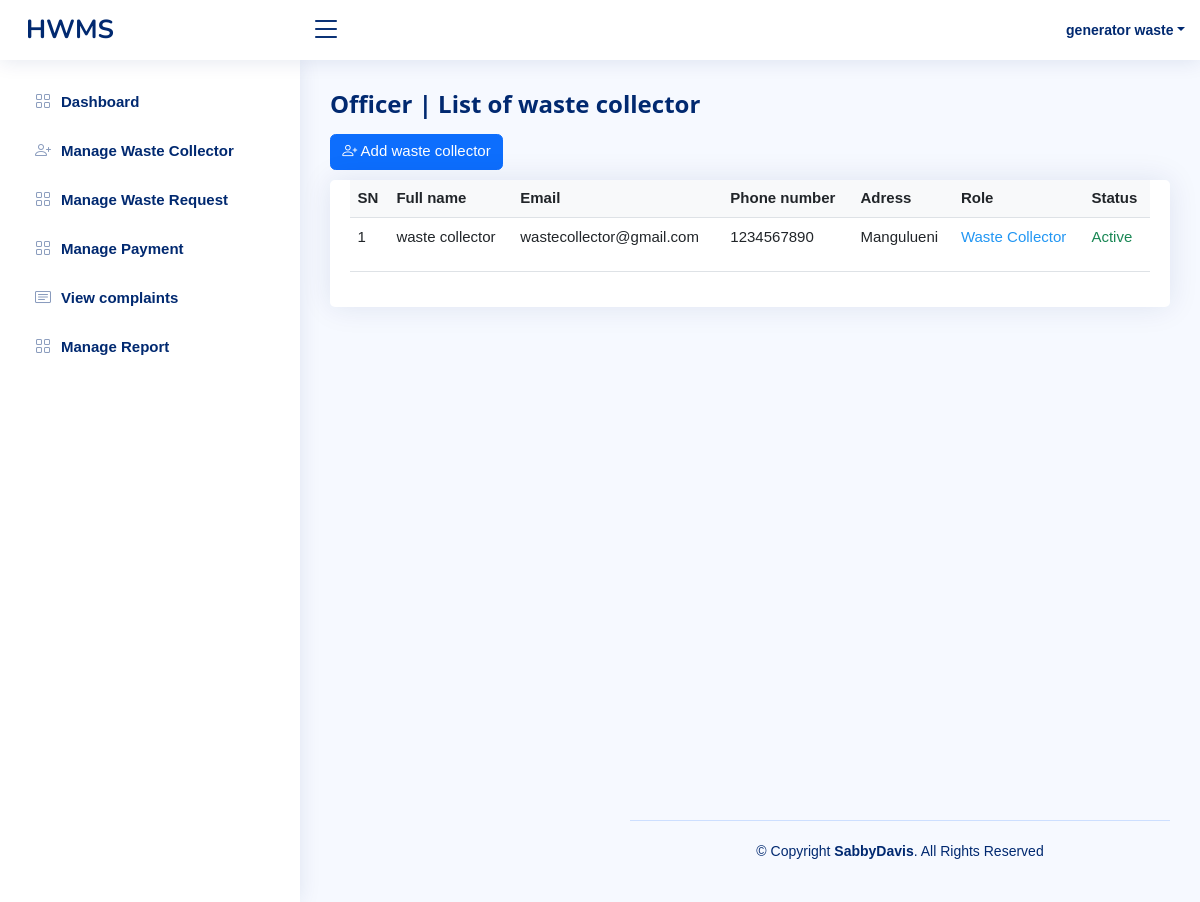
/officer/waste_collector.php (signed in), run on the app's committed database.
### tables this page shows
CREATE TABLE IF NOT EXISTS `users` (
  `user_id` int NOT NULL AUTO_INCREMENT,
  `fname` varchar(100) NOT NULL,
  `lname` varchar(100) NOT NULL,
  `email` varchar(100) NOT NULL,
  `password` varchar(255) NOT NULL DEFAULT '$2y$10$9nynCknZcZ/IgqjGDsIog.LIux8bWUsGW6ZMW5t.SkREPcNv5zlXi',
  `address_id` int NOT NULL,
  `contact` varchar(50) NOT NULL,
  `status` int NOT NULL DEFAULT '4',
  `role_id` int NOT NULL DEFAULT '1',
  PRIMARY KEY (`user_id`),
  KEY `role_id` (`role_id`),
  KEY `address_id` (`address_id`),
  KEY `status` (`status`)
);

CREATE TABLE IF NOT EXISTS `street` (
  `id` int NOT NULL AUTO_INCREMENT,
  `name` varchar(100) NOT NULL,
  `ward_id` int NOT NULL,
  PRIMARY KEY (`id`),
  KEY `ward_id` (`ward_id`)
);

### officer/waste_collector.php (the view, shortened to what this page needs)
<?php
require_once('../app/connection.php');
$user_id = $_SESSION['id'];
if (empty($user_id)) {
    header('location:../index.php');
} else {
    $query = "select * from users where user_id =$user_id ";
    $send = mysqli_query($con, $query);
    $rows = mysqli_fetch_assoc($send);
}
?>
<!DOCTYPE html>
<html lang="en">
<head>
    <link href="../assets/vendor/bootstrap/css/bootstrap.min.css" rel="stylesheet">
    <link href="../assets/vendor/bootstrap-icons/bootstrap-icons.css" rel="stylesheet">
    <link href="../assets/vendor/boxicons/css/boxicons.min.css" rel="stylesheet">
    <link href="../assets/vendor/quill/quill.snow.css" rel="stylesheet">
    <link href="../assets/vendor/quill/quill.bubble.css" rel="stylesheet">
    <link href="../assets/vendor/remixicon/remixicon.css" rel="stylesheet">
    <link href="../assets/vendor/simple-datatables/style.css" rel="stylesheet">
    <link href="../assets/css/style.css" rel="stylesheet">
    <link rel="stylesheet" href="../assets/css/w3.css">
</head>
<body>
    <header id="header" class="header fixed-top d-flex align-items-center">
        <div class="d-flex align-items-center justify-content-between">
            <a href="index.html" class="logo d-flex align-items-center">
                <span class="d-none d-lg-block">HWMS</span>
            </a>
            <i class="bi bi-list toggle-sidebar-btn"></i>
        </div>
        <nav class="header-nav ms-auto">
            <ul class="d-flex align-items-center">
                <li class="nav-item dropdown pe-3">
                    <a class="nav-link nav-profile d-flex align-items-center pe-0" href="#" data-bs-toggle="dropdown">
                        <span class="d-none d-md-block dropdown-toggle ps-2"> <?php echo $rows['lname'] . " " . $rows['fname']; ?></span>
                    </a>
                </li>
            </ul>
        </nav>
    </header>
    <aside id="sidebar" class="sidebar">
        <ul class="sidebar-nav" id="sidebar-nav">
            <li class="nav-item">
                <a class="nav-link collapsed" href="officerDashboard.php">
                    <i class="bi bi-grid"></i>
                    <span>Dashboard</span>
                </a>
            </li>
            <li class="nav-item">
                <a class="nav-link collapsed" href="waste_collector.php">
                    <i class="bi bi-person-plus"></i>
                    <span>Manage Waste Collector</span>
                </a>
            </li>
            <li class="nav-item">
                <a class="nav-link collapsed" href="waste_request.php">
                    <i class="bi bi-grid"></i>
                    <span>Manage Waste Request</span>
                </a>
            </li>
            <li class="nav-item">
                <a class="nav-link collapsed" href="waste_request.php">
                    <i class="bi bi-grid"></i>
                    <span>Manage Payment</span>
                </a>
            </li>
            <li class="nav-item">
                <a class="nav-link collapsed" href="complaints.php">
                    <i class="bi bi-card-text"></i>
                    <span>View complaints</span>
                </a>
            </li>
            <li class="nav-item">
                <a class="nav-link collapsed" href="status.php">
                    <i class="bi bi-grid"></i>
                    <span>Manage Report</span>
                </a>
            </li>
        </ul>
    </aside>
    <main id="main" class="main">
        <div class="pagetitle">
            <h1>Officer | List of waste collector </h1>
            <a href="./add_waste_collector.php">
                <button type="submit " class="btn btn-primary sm float-right bi bi-person-plus mt-3" href="status.php"> Add waste collector</button>
            </a>
        </div>
        <section class="section" style="height:80vh;">
            <div class="col-md-12">
                <div class="panel panel-primary filterable ">
                    <section class="section">
                        <div class="row">
                            <div class="col-lg-12">
                                <div class="card">
                                    <div class="card-body">
                                        <table class="table datatable table-responsive">
                                            <?php
                                            $select = "SELECT * FROM users where role_id =2 ";
                                            $result = mysqli_query($con, $select);
                                            if (mysqli_num_rows($result) > 0) {
                                            ?>
                                                <thead>
                                                    <tr class="bg-light text-dark">
                                                        <th class="">SN</th>
                                                        <th class=" col" colspan="2">Full name</th>
                                                        <th class="col">Email</th>
                                                        <th class="col">Phone number</th>
                                                        <th class="col">Adress</th>
                                                        <th class="col"> Role</th>
                                                        <th class="col"> Status</th>
                                                    </tr>
                                                </thead>
                                                <tbody>
                                                    <?php
                                                    $sn = 1;
                                                    while ($user = mysqli_fetch_assoc($result)) {
                                                        $fname = $user['fname'];
                                                        $lname = $user['lname'];
                                                        $email = $user['email'];
                                                        $contact = $user['contact'];
                                                        $address_id = $user['address_id'];
                                                        $select_street = "select * from street where id = $address_id";
                                                        $result_street = mysqli_query($con, $select_street);
                                                        if ($row = mysqli_num_rows($result_street)) {
                                                            while ($stname = mysqli_fetch_assoc($result_street)) {
                                                                $street_name = $stname['name'];
                                                            }
                                                        }
                                                    ?>
                                                        <tr id="<?php echo $user['user_id']; ?>" class="id" style="text-align: ;">
                                                            <td class="col"><?php echo $sn++; ?></td>
                                                            <td class="col" colspan="2"><?php echo $fname . " " . $lname ?> </td>
                                                            <td class="col"><?php echo $email ?></td>
                                                            <td class="col"><?php echo $contact ?></td>
                                                            <td class="col"><?php echo $street_name; ?></td>
                                                            <td class="col">
                                                                <?php
                                                                if ($user['role_id'] == 1) {
                                                                ?>
                                                                    <span class="w3-text-gray">Waste Generator</span>
                                                                <?php
                                                                } elseif ($user['role_id'] == 2) {
                                                                ?>
                                                                    <span class="w3-text-blue">Waste Collector</span>
                                                                <?php
                                                                } elseif ($user['role_id'] == 3) {
                                                                ?>
                                                                    <span class="w3-text-green">Officer</span>
                                                                <?php
                                                                } elseif ($user['role_id'] == 4) {
                                                                ?>
                                                                    <span class="w3-text-green">Admin</span>
                                                                <?php
                                                                }
                                                                ?>
                                                            </td>
                                                            <td class="col">
                                                                <?php
                                                                if ($user['status'] == 4) { ?>
                                                                    <p class='w3-text text-success'>Active</p>
                                                                <?php } else { ?>
                                                                    <p class='w3-text w3-text-red'>In Active</p>
                                                                <?php }
                                                                ?>
                                                            </td>
                                                        </tr>
                                                <?php
                                                    }
                                                } else {
                                                    echo "No Records";
                                                }
                                                ?>
                                                </tbody>
                                        </table>
                                    </div>
                                </div>
                            </div>
                        </div>
                    </section>
                </div>
            </div>
        </section>
        <footer id="footer" class="footer">
            <div class="copyright">
                &copy; Copyright <strong><span>SabbyDavis</span></strong>. All Rights Reserved
            </div>
        </footer>
</body>
</html>

### assets/css/style.css (style rules this page uses)
:root { scroll-behavior: smooth; }
body { font-family: "Open Sans", sans-serif; background: #f6f9ff; color: #444444; }
a { color: #4154f1; text-decoration: none; }
h1, h2, h3, h4, h5, h6 { font-family: "Nunito", sans-serif; }
#main { margin-top: 60px; padding: 20px 30px; transition: all 0.3s; }
.pagetitle { margin-bottom: 10px; }
.pagetitle h1 { font-size: 24px; margin-bottom: 0; font-weight: 600; color: #012970; }
.card { margin-bottom: 30px; border: none; border-radius: 5px; box-shadow: 0px 0 30px rgba(1, 41, 112, 0.1); }
.card-body { padding: 0 20px 20px 20px; }
.logo { line-height: 1; }
@media (min-width: 1200px) { .logo { width: 280px; } }
.logo span { font-size: 26px; font-weight: 700; color: #012970; font-family: "Nunito", sans-serif; }
.header { transition: all 0.5s; z-index: 997; height: 60px; box-shadow: 0px 2px 20px rgba(1, 41, 112, 0.1); background-color: #fff; padding-left: 20px; }
.header .toggle-sidebar-btn { font-size: 32px; padding-left: 10px; cursor: pointer; color: #012970; }
.header-nav ul { list-style: none; }
.header-nav>ul { margin: 0; padding: 0; }
.header-nav .nav-profile { color: #012970; }
.header-nav .nav-profile span { font-size: 14px; font-weight: 600; }
.sidebar { position: fixed; top: 60px; left: 0; bottom: 0; width: 300px; z-index: 996; transition: all 0.3s; padding: 20px; overflow-y: auto; scrollbar-width: thin; scrollbar-color: #aab7cf transparent; box-shadow: 0px 0px 20px rgba(1, 41, 112, 0.1); background-color: #fff; }
@media (min-width: 1200px) { #main, #footer { margin-left: 300px; } }
.sidebar-nav { padding: 0; margin: 0; list-style: none; }
.sidebar-nav li { padding: 0; margin: 0; list-style: none; }
.sidebar-nav .nav-item { margin-bottom: 5px; }
.sidebar-nav .nav-link { display: flex; align-items: center; font-size: 15px; font-weight: 600; color: #4154f1; transition: 0.3; background: #f6f9ff; padding: 10px 15px; border-radius: 4px; }
.sidebar-nav .nav-link i { font-size: 16px; margin-right: 10px; color: #4154f1; }
.sidebar-nav .nav-link.collapsed { color: #012970; background: #fff; }
.sidebar-nav .nav-link.collapsed i { color: #899bbd; }
.footer { padding: 20px 0; font-size: 14px; transition: all 0.3s; border-top: 1px solid #cddfff; }
.footer .copyright { text-align: center; color: #012970; }

### assets/css/w3.css (style rules this page uses)
*,*:before,*:after { box-sizing:inherit }
html { -ms-text-size-adjust:100%;-webkit-text-size-adjust:100% }
body { margin:0 }
article,aside,details,figcaption,figure,footer,header,main,menu,nav,section { display:block }
a { background-color:transparent }
b,strong { font-weight:bolder }
button,input,select,textarea,optgroup { font:inherit;margin:0 }
button,input { overflow:visible }
button,select { text-transform:none }
button,[type=button],[type=reset],[type=submit] { -webkit-appearance:button }
html,body { font-family:Verdana,sans-serif;font-size:15px;line-height:1.5 }
html { overflow-x:hidden }
h1 { font-size:36px }
h1,h2,h3,h4,h5,h6 { font-family:"Segoe UI",Arial,sans-serif;font-weight:400;margin:10px 0 }
a { color:inherit }
.w3-main,#main { transition:margin-left .4s }
.w3-text-blue,.w3-hover-text-blue:hover { color:#2196F3!important }

### data on the page
users: lname "generator", fname "waste"
users: fname "waste", lname "collector", email "wastecollector@gmail.com", contact "1234567890", address.name "Mangulueni", shows "Waste Collector", shows "Active"
